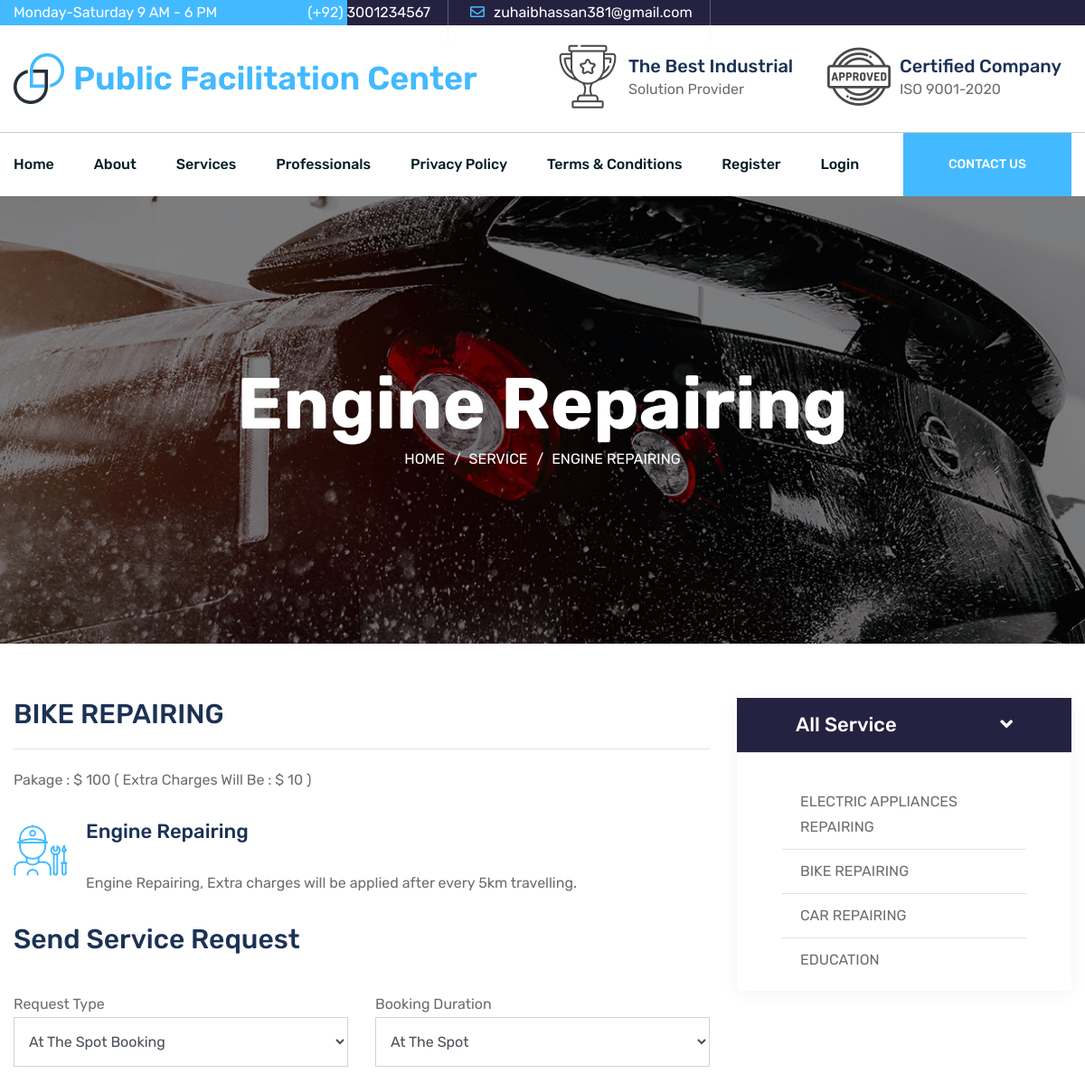
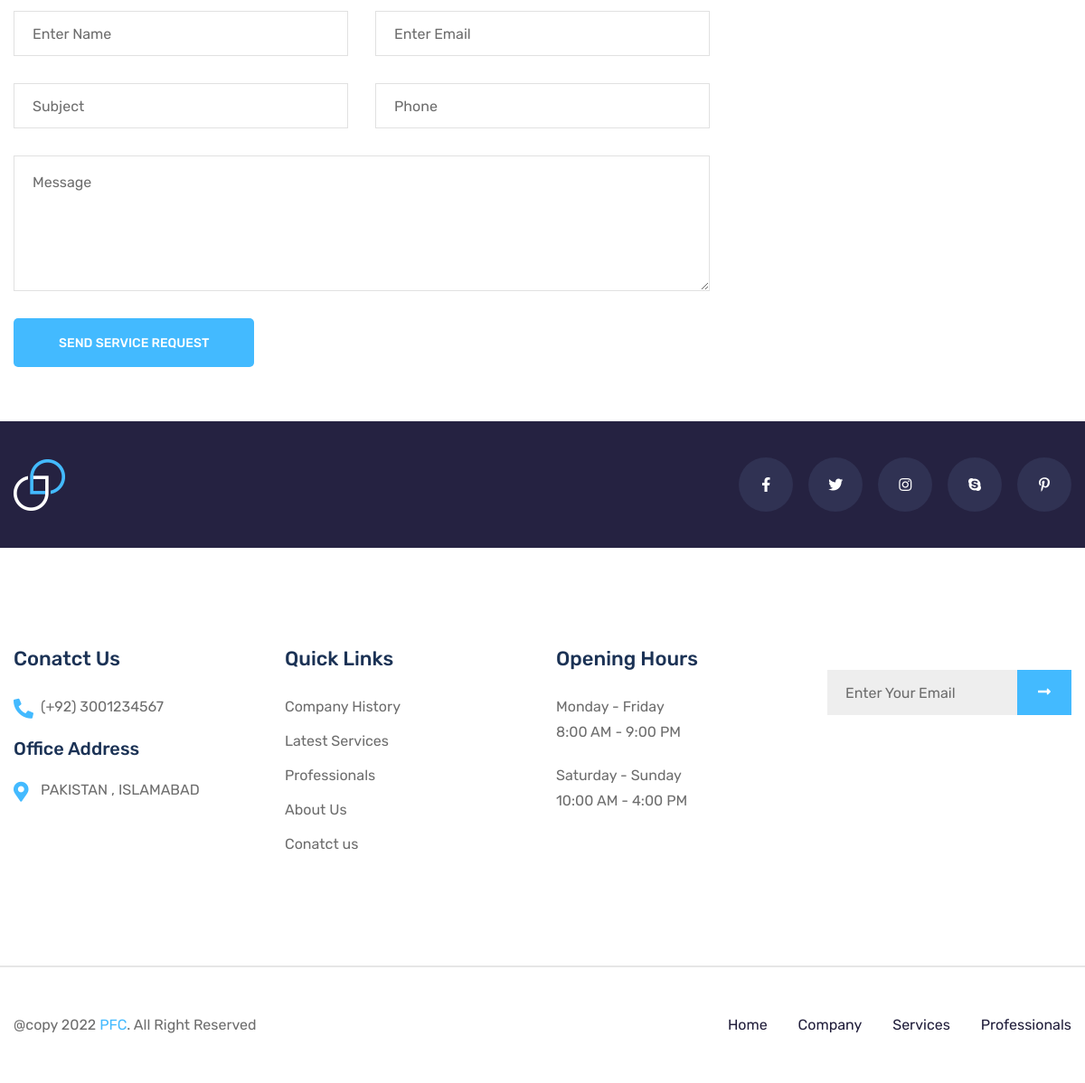
Page /pakage/engine-repairing on the committed database (2 pictures, top to bottom).
### tables this page shows
CREATE TABLE `tbl_user_services` (
  `us_id` int(11) NOT NULL,
  `us_slug` varchar(255) DEFAULT NULL,
  `us_title` varchar(255) DEFAULT NULL,
  `us_pkg` varchar(11) DEFAULT NULL,
  `user_id` int(11) NOT NULL,
  `us_ext_charges` varchar(255) DEFAULT NULL,
  `us_detail` text DEFAULT NULL,
  `us_image` varchar(255) DEFAULT NULL,
  `us_status` int(1) NOT NULL,
  `us_order` int(11) NOT NULL
);

CREATE TABLE `tbl_services` (
  `service_id` int(11) NOT NULL,
  `service_slug` varchar(255) DEFAULT NULL,
  `service_title` varchar(255) DEFAULT NULL,
  `service_icon` varchar(100) DEFAULT NULL,
  `service_short_desc` varchar(255) DEFAULT NULL,
  `service_detail` longtext DEFAULT NULL,
  `service_status` int(1) NOT NULL,
  `service_order` int(11) NOT NULL
);

CREATE TABLE `tbl_texts` (
  `txt_id` int(11) NOT NULL,
  `txt_type` varchar(50) NOT NULL,
  `txt_data` longtext DEFAULT NULL
);

### includes/conn.php (called while the page is built, shortened)
<?php session_start();
if ($_SERVER['HTTP_HOST'] != 'localhost') {
    $hostname_dbconn = "localhost";
    $rating_dbname = "public";
    $username_dbconn = "root";
    $password_dbconn = '';
    $path = "http://localhost/public-facilitation-center/";
} else {
    $path = "http://localhost/public-facilitation-center/";
}

### includes/baseFunctions.php (called while the page is built, shortened)
<?php
function fetch_assoc($ex)
{
    return $ex->fetch_assoc();
}
function getList($query)
{
    global $conn;
    $ex = $conn->query($query) or die($query);
    if (mysqli_num_rows($ex) > 0) {
        return $ex;
    }
    return false;
}
function getTable($table, $where)
{
    global $conn;
    $sql = "SELECT * FROM " . $table . " WHERE " . $where;
    $ex = $conn->query($sql) or die($sql);
    $rs = $ex->fetch_array();
    return $rs;
}
?>

### includes/siteFunctions.php (called while the page is built, shortened)
<?php
function getServiceByServiceId($id)
{
    $output = array();
    if ($ex = getList("SELECT * FROM tbl_services WHERE `service_id`='$id' AND service_status='1' ")) {
        $output = fetch_assoc($ex);
    }
    return $output;
}

### inc_pages/pakage_detail.php (the view, shortened to what this page needs)
<?php
$slug = $_REQUEST['slug'];
$pakage_qry =  "SELECT * FROM tbl_user_services  WHERE us_status='1' AND us_slug='$slug' ORDER BY us_order DESC";
$exe1 = $conn->query($pakage_qry) or die(mysqli_error($conn));
$us = $exe1->fetch_assoc();
$id = $us['user_id'];
$user_qry =  "SELECT * FROM tbl_users  WHERE `user_id` = $id AND user_status='1'";
$user_exe = $conn->query($user_qry) or die(mysqli_error($conn));
$user = $user_exe->fetch_assoc();
$service = getServiceByServiceId($user['service_id']);
?>
<section class="breadcrumbs-area bg_cover"
    style="background-image: url(<?= $path ?>assets/images/bg/breadcrumb-bg-1.jpg);">
    <div class="container">
        <div class="row justify-content-center">
            <div class="col-lg-10">
                <div class="breadcrumbs-content text-center">
                    <h1><?= $us['us_title'] ?></h1>
                    <ul>
                        <li><a href="#">Home</a></li>
                        <li><a href="<?= $path ?>service">Service</a></li>
                        <li class="active"><?= $us['us_title'] ?></li>
                    </ul>
                </div>
            </div>
        </div>
    </div>
</section>
<section class="contact-area service-details-section pt-60 pb-60">
    <div class="container">
        <div class="row">
            <div class="col-lg-8">
                <div class="service-details-wrapper">
                    <div class="title">
                        <h3><?= $service['service_title'] ?></h3>
                    </div>
                    <p style="color: 43baff;">Pakage : $ <?= $us['us_pkg'] ?> ( Extra Charges Will Be : $
                        <?= $us['us_ext_charges'] ?> )</p>
                    <div class="content-box">
                        <i class="flaticon-mechanic"></i>
                        <h4><?= $us['us_title'] ?></h4>
                        <P><?= $us['us_detail'] ?></P>
                    </div>
                </div>
                <div class="contact-wrapper">
                    <div class="section-title mb-40">
                        <h3>Send Service Request</h3>
                    </div>
                    <form action="<?= $path ?>service_request" method="post" class="book-form contact">
                        <div class="row">
                            <div class="col-lg-6">
                                <div class="form-group select-group">
                                    <span class="label">Request Type</span>
                                    <select id="req_type" class="form-control" required name="req_type">
                                        <option value="once"
                                            <?= ($_POST['req_type'] == 'once' ? 'selected="selected"' : ''); ?>>
                                            At The Spot Booking</option>
                                    </select>
                                </div>
                            </div>
                            <div class="col-lg-6">
                                <div class="form-group select-group">
                                    <span class="label">Booking Duration</span>
                                    <select id="req_duration" class="form-control" required name="req_duration">
                                        <option value="once"
                                            <?= ($_POST['req_duration'] == 'once' ? 'selected="selected"' : ''); ?>>
                                            At The Spot</option>
                                    </select>
                                </div>
                            </div>
                            <div class="col-lg-6">
                                <div class="form_group">
                                    <input type="text" class="form_control alpha" placeholder="Enter Name"
                                        value="<?= $_POST['req_sender_name'] ?>" name="req_sender_name" required>
                                </div>
                            </div>
                            <div class="col-lg-6">
                                <div class="form_group">
                                    <input type="email" class="form_control" placeholder="Enter Email"
                                        value="<?= $_POST['req_sender_email'] ?>" name="req_sender_email" required>
                                </div>
                            </div>
                            <div class="col-lg-6">
                                <div class="form_group">
                                    <input type="text" class="form_control alpha" placeholder="Subject"
                                        value="<?= $_POST['req_subject'] ?>" name="req_subject" required>
                                </div>
                            </div>
                            <div class="col-lg-6">
                                <div class="form_group">
                                    <input type="text" class="form_control numeric" placeholder="Phone"
                                        value="<?= $_POST['req_sender_phone'] ?>" name="req_sender_phone" required>
                                </div>
                            </div>
                            <div class="col-lg-12">
                                <div class="form_group">
                                    <textarea class="form_control" placeholder="Message"
                                        value="<?= $_POST['req_message'] ?>" name="req_message"></textarea>
                                </div>
                            </div>
                            <div class="col-lg-12">
                                <div class="form_button">
                                    <button class="main-btn">Send Service Request</button>
                                </div>
                            </div>
                        </div>
                    </form>
                </div>
            </div>
            <div class="col-lg-4">
                <div class="sidebar-widget-area">
                    <div class="widget service-widget mb-40">
                        <h4 class="title">All Service <span class="float-right"><i class="fas fa-angle-down"></i></span>
                        </h4>
                        <ul class="list">
                            <?php $serviceqry =  "SELECT * FROM tbl_services  WHERE service_status='1' ORDER BY service_order DESC";
                                $serviceexe = $conn->query($serviceqry) or die(mysqli_error($conn));
                                while ($service1 = $serviceexe->fetch_array()) { ?>
                            <li><a
                                    href="<?= $path ?>service/<?= $service1['service_slug'] ?>"><?= $service1['service_title'] ?></a>
                            </li>
                            <?php } ?>
                        </ul>
                    </div>
                </div>
            </div>
        </div>
    </div>
</section>

### inc_pages/shared/footer.php (shortened to what this page needs)
<?php
        $footerrs = getTable('tbl_texts', " `txt_type` = 'footer' ");
        $footer = unserialize(stripslashes($footerrs['txt_data']));
        ?>
<footer class="footer-area">
    <div class="footer-top pt-40 pb-40">
        <div class="container">
            <div class="row align-items-center">
                <div class="col-lg-4">
                    <div class="brand-logo">
                        <a href="#"><img src="<?= $path ?>assets/images/logo/logo-2.png" class="img-fluid" alt=""></a>
                    </div>
                </div>
                <div class="col-lg-8">
                    <div class="social-box">
                        <ul>
                            <?php if ($site_facebook) { ?>
                    <li><a target="_blank" href="<?= $site_facebook ?>"><i class="fab fa-facebook-f"></i></a>
                    </li>
                    <?php } ?>
                    <?php if ($site_twitter) { ?>
                    <li><a target="_blank" href="<?= $site_twitter ?>"><i class="fab fa-twitter"></i></a></li>
                    <?php } ?>
                    <?php if ($site_instagram) { ?>
                    <li><a target="_blank" href="<?= $site_instagram ?>"><i class="fab fa-instagram"></i></a>
                    </li>
                    <?php } ?>
                    <?php if ($site_skype) { ?>
                    <li><a target="_blank" href="skype:<?= $site_skype ?>?call"><i class="fab fa-skype"></i></a>
                    </li>
                    <?php } ?>
                    <?php if ($site_pinterest) { ?>
                    <li><a target="_blank" href="<?= $site_pinterest ?>"><i class="fab fa-pinterest-p"></i></a>
                    </li>
                    <?php } ?>
                        </ul>
                    </div>
                </div>
            </div>
        </div>
    </div>
    <div class="footer-widget-area pt-110 pb-110">
        <div class="container">
            <div class="row">
                <div class="col-lg-3 col-md-6 col-sm-12">
                    <div class="widget contact-info-widget">
                        <h4 class="widget-title">Conatct Us</h4>
                        <div class="info-box mb-20">
                            <p><i class="fas fa-phone-alt"></i><a href="tel:+923035051247"><?= $site_phone ?></a></p>
                        </div>
                        <div class="info-box">
                            <h5 class="mb-20">Office Address</h5>
                            <p><i class="fas fa-map-marker-alt"></i><?= $site_address ?></p>
                        </div>
                    </div>
                </div>
                <div class="col-lg-3 col-md-6 col-sm-12">
                    <div class="widget quick-link-widget">
                        <h4 class="widget-title">Quick Links</h4>
                        <ul class="widget-link">
                            <li><a href="<?= $path ?>about">Company History</a></li>
                            <li><a href="<?= $path ?>service">Latest Services</a></li>
                            <li><a href="<?= $path ?>professionals">Professionals</a></li>
                            <li><a href="<?= $path ?>about">About Us</a></li>
                            <li><a href="<?= $path ?>contact">Conatct us</a></li>
                        </ul>
                    </div>
                </div>
                <div class="col-lg-3 col-md-6 col-sm-12">
                    <div class="widget opening-hours-widget">
                        <h4 class="widget-title">Opening Hours</h4>
                        <div class="info-box">
                            <p>Monday - Friday</p>
                            <p>8:00 AM - 9:00 PM</p>
                        </div>
                        <div class="info-box">
                            <p>Saturday - Sunday</p>
                            <p>10:00 AM - 4:00 PM</p>
                        </div>
                    </div>
                </div>
                <div class="col-lg-3 col-md-6 col-sm-12">
                    <div class="widget newsletters-widget">
                  <form action="#" method="post" data-url="<?= $path . 'send-newsletter' ?>" data-type="newsletter" class="newsletters-form contact-form newsletter">
                      <div class="form_group">
                          <input type="email" class="form_control" placeholder="Enter Your Email" name="email" required>
                          <button type="submit" class="icon submit"><img id="btn-loader" style="height: 25px;display:none;" src="<?= $path ?>assets/images/illustrations/btn-loader.svg" alt="Please wait...">
                              <span class="submit-text"><i class="fas fa-long-arrow-alt-right"></i></span></button>
                      </div>
                  </form>
              </div>
          </div>
            </div>
        </div>
    </div>
    <div class="footer-bootom-area">
        <div class="container">
            <div class="row">
                <div class="col-lg-6">
                    <div class="copyright-text">
                        <p><?= $footer['text_copyright'] ?></p>
                    </div>
                </div>
                <div class="col-lg-6">
                    <div class="footer-nav">
                        <ul>
                            <li><a href="<?= $path ?>">Home</a></li>
                            <li><a href="<?= $path ?>about">Company</a></li>
                            <li><a href="<?= $path ?>service">Services</a></li>
                            <li><a href="<?= $path ?>professionals">Professionals</a></li>
                        </ul>
                    </div>
                </div>
            </div>
        </div>
    </div>
</footer>

### assets/css/default.css (style rules this page uses)
.mb-20 { margin-bottom: 20px; }
.mb-40 { margin-bottom: 40px; }
.pt-40 { padding-top: 40px; }
.pt-60 { padding-top: 60px; }
.pt-110 { padding-top: 110px; }
.pb-40 { padding-bottom: 40px; }
.pb-60 { padding-bottom: 60px; }
.pb-110 { padding-bottom: 110px; }

### inc_pages/pakage_detail.php (style rules this page uses)
#req_duration { margin-bottom: 30px; height: 55px; border-radius: 0px; }
#req_type { margin-bottom: 30px; height: 55px; border-radius: 0px; }

### rows in the picture
tbl_user_services: us_title "Engine Repairing", us_title "ENGINE REPAIRING", us_pkg "100", us_ext_charges "10", us_detail "Engine Repairing, Extra charges will be applied after every 5km travelling."
tbl_services: service_title "BIKE REPAIRING"
tbl_services: service_title "ELECTRIC APPLIANCES REPAIRING"
tbl_services: service_title "CAR REPAIRING"
tbl_services: service_title "EDUCATION"
tbl_texts: txt_data "@copy 2022 PFC . All Right Reserved"

### other values in the picture
$site_phone "(+92) 3001234567"
$site_email "zuhaibhassan381@gmail.com"
$site_address "PAKISTAN , ISLAMABAD"
